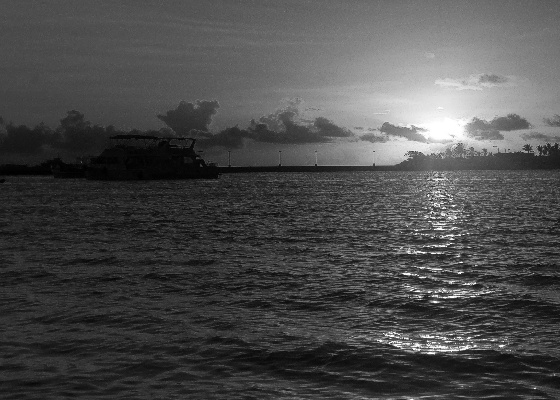
#> input picture 2021S - Digital Image Processing/hw1/hw1_sample_images/sample4.jpg, 560 x 400 px
$ python problem2_enhance.py
#> lines starting #> are read from the running program, lines starting #| are printed output that depends on the picture
import cv2
import numpy as np
import matplotlib.pyplot as plt

image = cv2.imread('hw1_sample_images/sample4.jpg', 0)
#> image is the input picture: shape (400, 560); min 0, max 255, mean 75.4
# plt.hist(image.ravel(), 256, [0,256])
# plt.show()

def fct(x):
    xpos = 200
    ypos = 128
    if x <=ypos:
        return xpos*x/ypos
    else:
        return xpos+(255-xpos)*(x-ypos)/(255-ypos)

output = image.copy()
rows = len(image)
#> rows = 400
cols = len(image[0])
#> cols = 560

for y in range(1, rows-1):
    for x in range(1, cols-1):
        output[y][x] = fct(image[y][x])
#> this loop made 398 passes
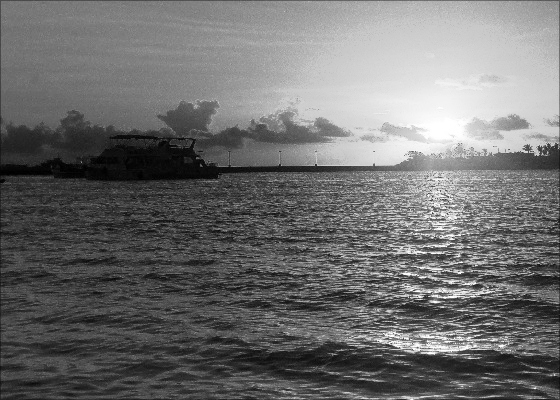
#> output: shape (400, 560); min 0, max 255, mean 110.7

plt.hist(output.ravel(), 256, [0,256])
plt.show()
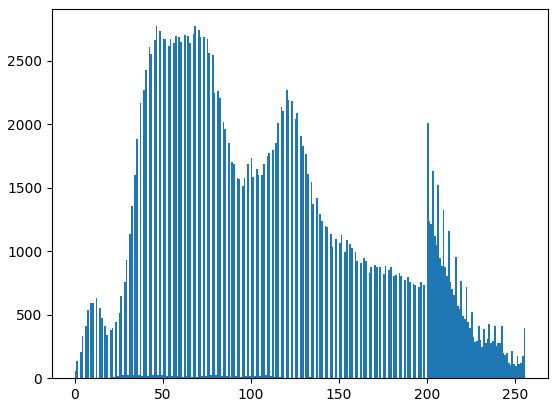
#> figure drawn by matplotlib, 1 panel
cv2.imwrite('7_result.jpg', output)

$ run again, with 2021S - Digital Image Processing/hw1/hw1_sample_images/sample2.jpg copied over 2021S - Digital Image Processing/hw1/hw1_sample_images/sample4.jpg
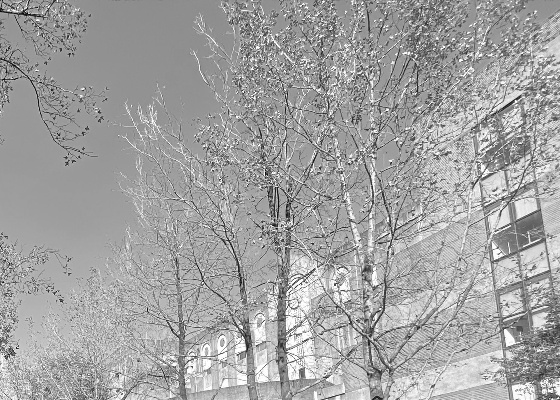
#> input picture 2021S - Digital Image Processing/hw1/hw1_sample_images/sample2.jpg, 560 x 400 px
#> image is the input picture: shape (400, 560); min 1, max 255, mean 162.1
#> rows = 400
#> cols = 560
#> the loop `for y in range(1, rows-1):` made 398 passes
#> after the loop `for y in range(1, rows-1):`:
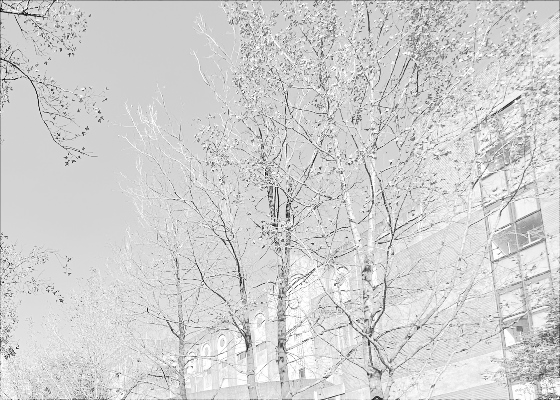
#> output: shape (400, 560); min 1, max 255, mean 209.2
#> `plt.show()`:
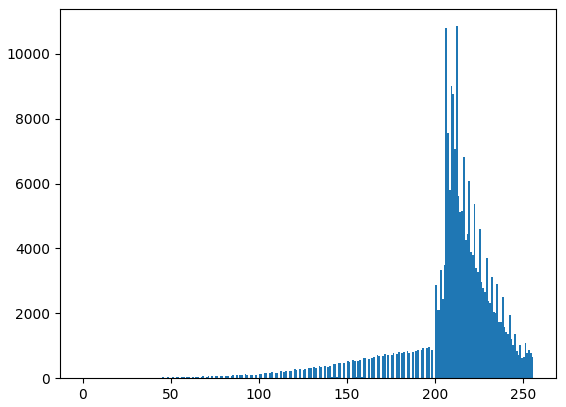
#> figure drawn by matplotlib, 1 panel; tallest bar 10851 high, from x = 212 to 213

$ run again, with 2021S - Digital Image Processing/hw1/hw1_sample_images/sample3.jpg copied over 2021S - Digital Image Processing/hw1/hw1_sample_images/sample4.jpg
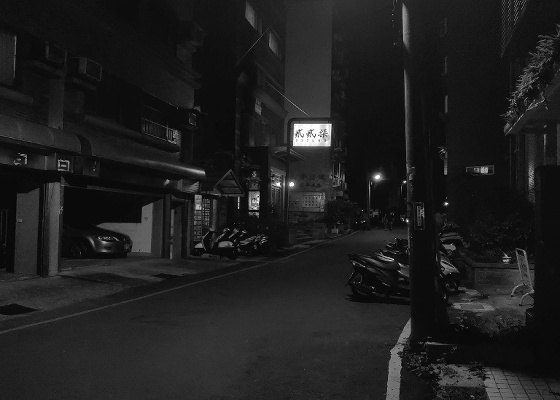
#> input picture 2021S - Digital Image Processing/hw1/hw1_sample_images/sample3.jpg, 560 x 400 px
#> image is the input picture: shape (400, 560); min 0, max 255, mean 30.8
#> rows = 400
#> cols = 560
#> the loop `for y in range(1, rows-1):` made 398 passes
#> after the loop `for y in range(1, rows-1):`:
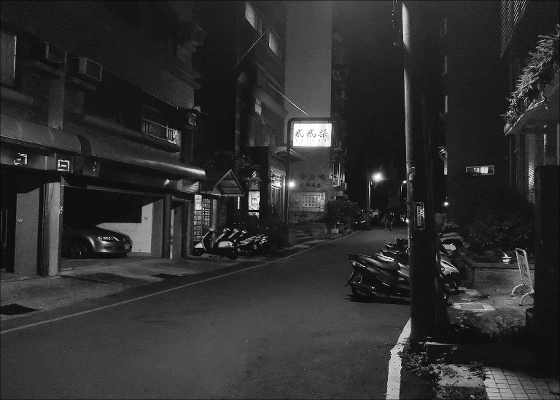
#> output: shape (400, 560); min 0, max 255, mean 47
#> `plt.show()`:
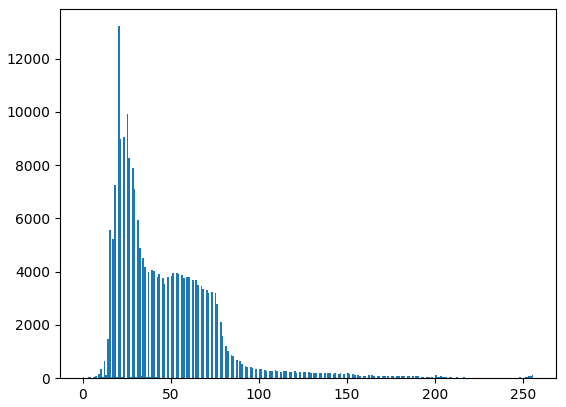
#> figure drawn by matplotlib, 1 panel; tallest bar 13213 high, from x = 20 to 21
